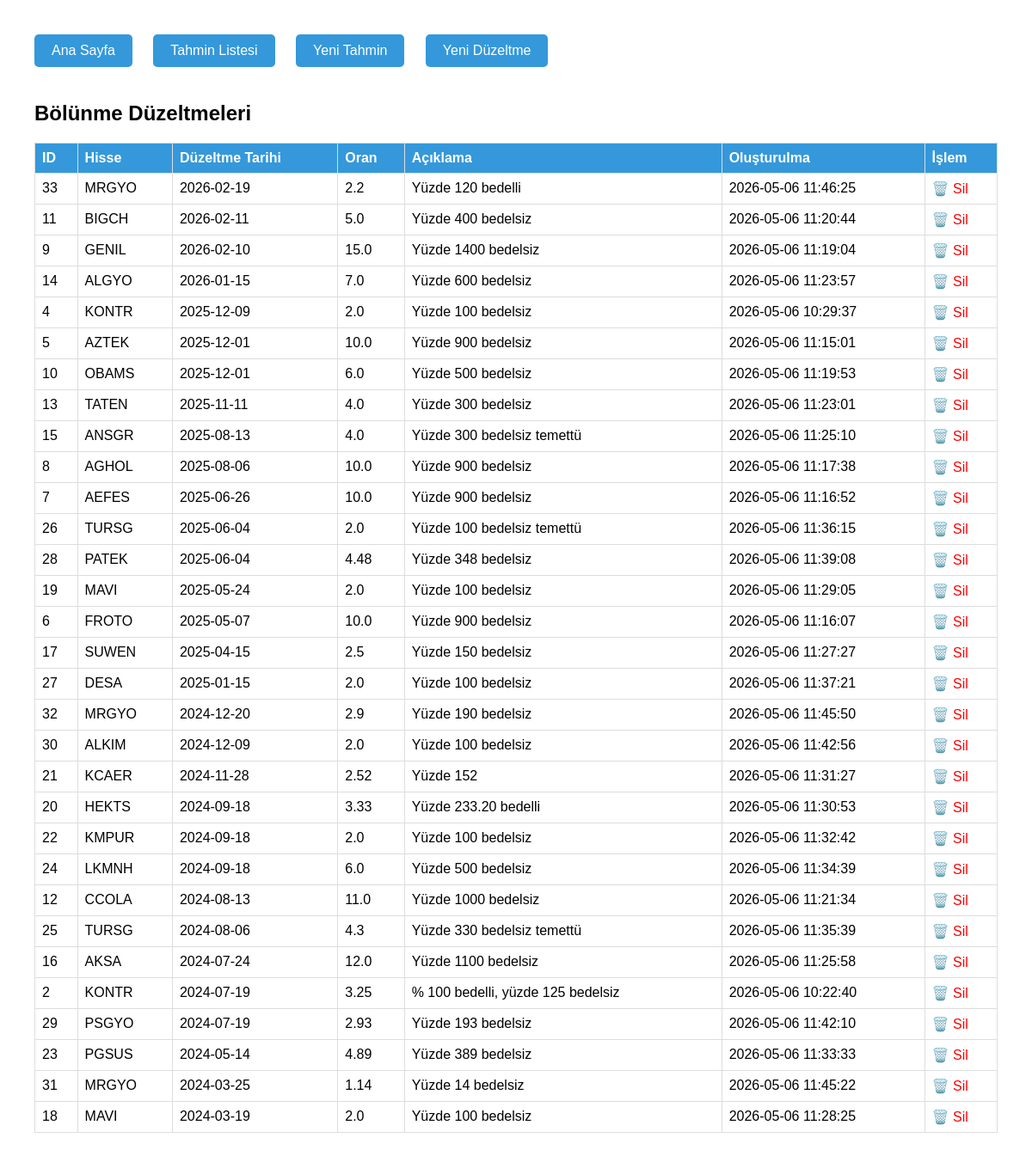
The page /adjustments on the database as committed earlier.
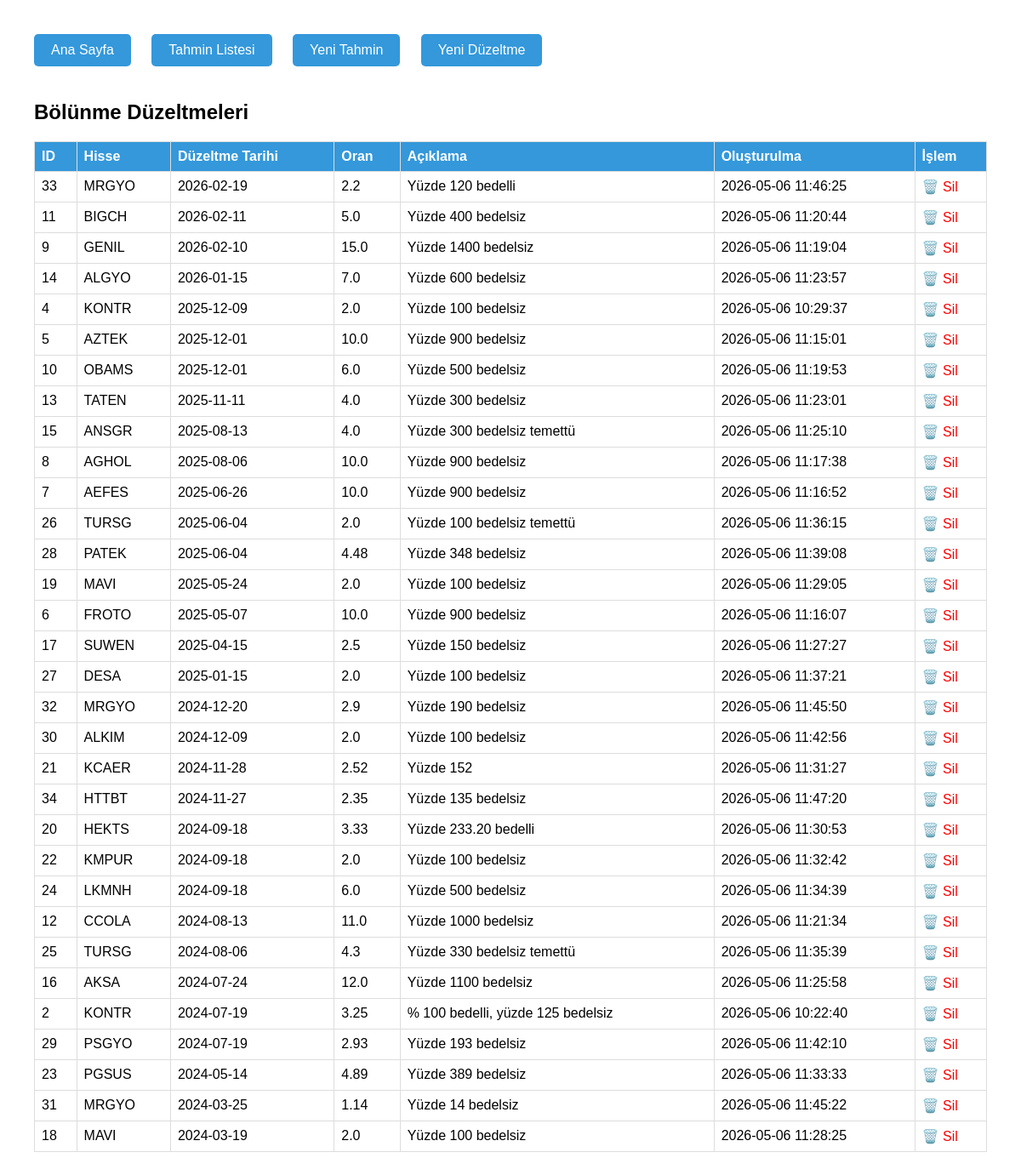
The same page on the database as committed later.
### tables this page shows
CREATE TABLE bolunme_duzeltmeleri (
            id INTEGER PRIMARY KEY AUTOINCREMENT,
            hisse_kodu TEXT NOT NULL,
            bolunme_tarihi TEXT NOT NULL,
            oran REAL NOT NULL,
            aciklama TEXT,
            created_at TIMESTAMP DEFAULT CURRENT_TIMESTAMP
        );

### admin.py (the view)
@app.route('/adjustments')
def adjustments():
    conn = get_db()
    c = conn.cursor()
    c.execute("SELECT id, hisse_kodu, bolunme_tarihi, oran, aciklama, created_at FROM bolunme_duzeltmeleri ORDER BY bolunme_tarihi DESC")
    rows = c.fetchall()
    conn.close()
    return render_template('adjustments.html', adjustments=rows, github_ok=bool(GITHUB_TOKEN))

### admin.py (called while the page is built)
def get_db():
    conn = sqlite3.connect(DB_PATH)
    return conn

### templates/adjustments.html (shortened to what this page needs)
<!DOCTYPE html>
<html>
<head>
</head>
<body>
    <div class="menu">
        <a href="/">Ana Sayfa</a>
        <a href="/list">Tahmin Listesi</a>
        <a href="/add">Yeni Tahmin</a>
        <a href="/add_adjustment">Yeni Düzeltme</a>
    </div>
    <h2>Bölünme Düzeltmeleri</h2>
    <table>
        <thead>
            <tr><th>ID</th><th>Hisse</th><th>Düzeltme Tarihi</th><th>Oran</th><th>Açıklama</th><th>Oluşturulma</th><th>İşlem</th></tr>
        </thead>
        <tbody>
            {% for adj in adjustments %}
            <tr>
                <td>{{ adj[0] }}</td>
                <td>{{ adj[1] }}</td>
                <td>{{ adj[2] }}</td>
                <td>{{ adj[3] }}</td>
                <td>{{ adj[4] }}</td>
                <td>{{ adj[5] }}</td>
                <td><a href="/delete_adjustment/{{ adj[0] }}" class="delete" onclick="return confirm('Bu düzeltmeyi silmek tüm etkilerini geri alır. Devam?')">🗑️ Sil</a></td>
            </tr>
            {% endfor %}
        </tbody>
    </table>
</body>
</html>

### templates/adjustments.html (style rules this page uses)
body { font-family: Arial; margin: 40px; }
table { border-collapse: collapse; width: 100%; }
th, td { border: 1px solid #ddd; padding: 8px; text-align: left; }
th { background: #3498db; color: white; }
.delete { color: red; text-decoration: none; }
.menu a { display: inline-block; margin-right: 20px; padding: 10px 20px; background: #3498db; color: white; text-decoration: none; border-radius: 5px; margin-bottom: 20px; }

Rows that differ between the two databases and show on the page:
added bolunme_duzeltmeleri: id "34", hisse_kodu "HTTBT", bolunme_tarihi "2024-11-27", oran "2.35", aciklama "Yüzde 135 bedelsiz", created_at "2026-05-06 11:47:20"
